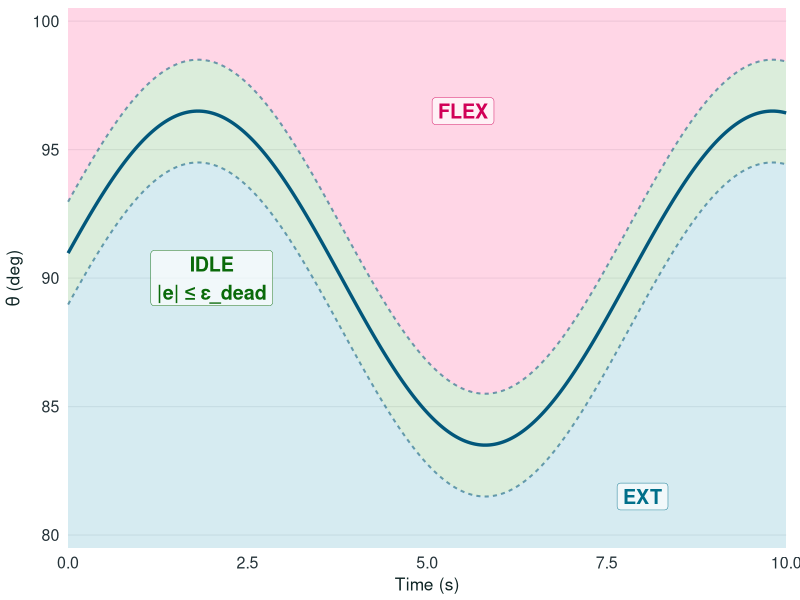

The R source for this figure:
## ---- chunk 1
options(width = 80)
knitr::opts_chunk$set(
  echo = FALSE,
  warning = FALSE,
  message = FALSE,
  fig.align = "center",
  out.width = "100%",
  fig.format = "svg"
)
## ---- chunk 2
#| label: figure-supervisory-bands
#| fig-width: 7.2
#| fig-height: 4.1
#| fig-env: none
#| fig-align: center
#| fig-alt: Conceptual plot of supervisory bands.
#| fig-cap: Conceptual plot of supervisory bands.

library(ggplot2)
library(tibble)
library(dplyr)
library(scales)

# -----------------------------
# Conceptual supervisory-band plot
# -----------------------------
eps_dead <- 2.0

t <- seq(0, 10, length.out = 500)
theta_ref <- 90 + 6.5 * sin(2 * pi * t / 8 + 0.15)

df <- tibble(
  t = t,
  ref = theta_ref,
  upper = theta_ref + eps_dead,
  lower = theta_ref - eps_dead
)

y_min <- min(df$lower) - 2.0
y_max <- max(df$upper) + 2.0

ggplot(df, aes(x = t)) +

  # -----------------------------
  # Supervisory regions
  # -----------------------------
  geom_ribbon(aes(ymin = upper, ymax = y_max),
              fill = alpha("#FF0066", 0.16)) +   # FLEX region

  geom_ribbon(aes(ymin = lower, ymax = upper),
              fill = alpha("#008000", 0.14)) +   # IDLE band

  geom_ribbon(aes(ymin = y_min, ymax = lower),
              fill = alpha("#0088AA", 0.16)) +   # EXT region

  # -----------------------------
  # Reference and band limits
  # -----------------------------
  geom_line(aes(y = ref),
            color = "#02577B",
            linewidth = 1.15) +

  geom_line(aes(y = upper),
            color = alpha("#02577B", 0.55),
            linewidth = 0.7,
            linetype = "22") +

  geom_line(aes(y = lower),
            color = alpha("#02577B", 0.55),
            linewidth = 0.7,
            linetype = "22") +

  # -----------------------------
  # Labels
  # -----------------------------
  annotate("label",
           x = 5.5, y = y_max - 4.0,
           label = "FLEX",
           size = 5.0,
           label.size = 0.15,
           fill = alpha("#FFFFFF", 0.65),
           color = "#D10057",
           fontface = "bold") +

  annotate("label",
           x = 2.0, y = mean(range(df$ref)),
           label = "IDLE\n|e| ≤ ε_dead",
           size = 5,
           label.size = 0.15,
           fill = alpha("#FFFFFF", 0.65),
           color = "#0A6A0A",
           fontface = "bold") +

  annotate("label",
           x = 8.0, y = y_min + 2.0,
           label = "EXT",
           size = 5,
           label.size = 0.15,
           fill = alpha("#FFFFFF", 0.65),
           color = "#006F8A",
           fontface = "bold") +

  # -----------------------------
  # Axes
  # -----------------------------
  labs(
    x = "Time (s)",
    y = expression(theta~"(deg)")
  ) +

  coord_cartesian(
    xlim = c(min(t), max(t)),
    ylim = c(y_min, y_max),
    expand = FALSE,
    clip = "off"
  ) +

  theme_minimal(base_size = 14, base_family = "sans") +
  theme(
    legend.position = "none",

    panel.grid.minor = element_blank(),
    panel.grid.major.x = element_blank(),
    panel.grid.major.y = element_line(color = alpha("#243238", 0.08), linewidth = 0.4),

    axis.title = element_text(color = "#102626", size = 12.5),
    axis.text = element_text(color = "#243238", size = 11.5),

    # =====================================================
    # THESE TWO LINES CONTROL WHITE VS TRANSPARENT BACKGROUND
    # =====================================================
    plot.background  = element_rect(fill = "transparent", color = NA),
    panel.background = element_rect(fill = "transparent", color = NA),

    # Optional cleanup
    legend.background = element_rect(fill = "transparent", color = NA),
    plot.margin = margin(6, 10, 4, 4)
  )
